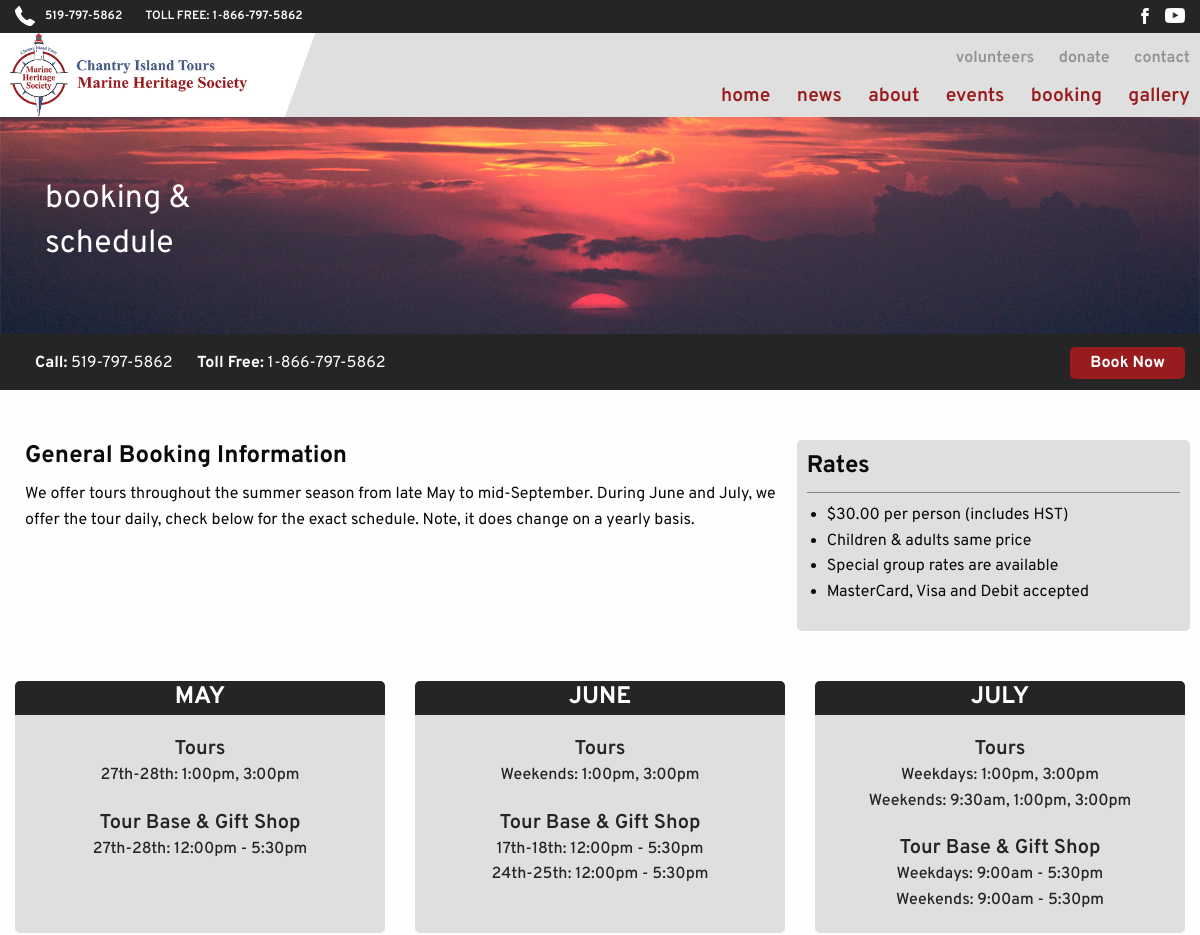
/booking.php (upper part), run on an earlier commit of the app's database.
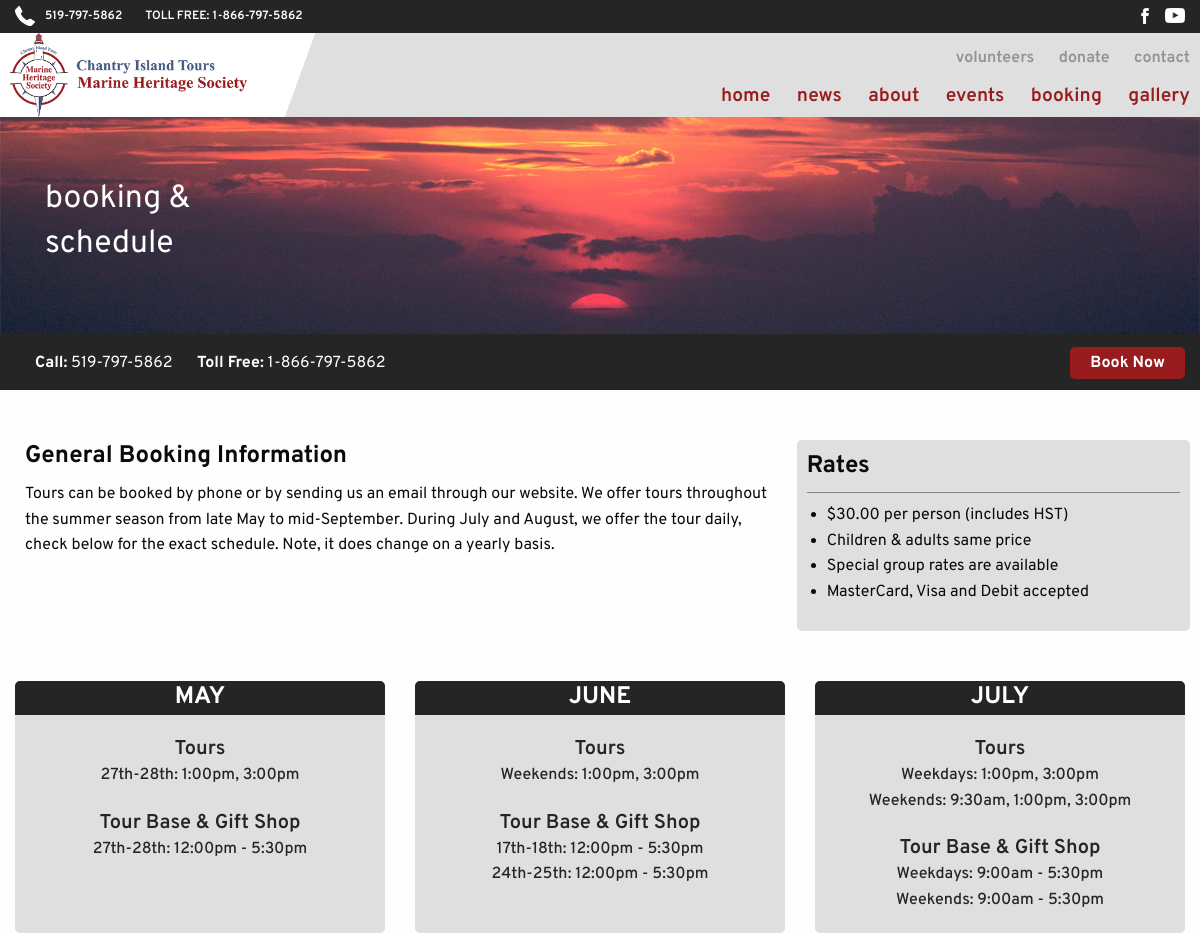
And on a later commit of the database.
### tables this page shows
CREATE TABLE tbl_bookInfo (
  bookInfo_id tinyint(3) UNSIGNED NOT NULL,
  bookInfo_desc text NOT NULL
);

### admin/phpscripts/read.php (called while the page is built, shortened)
<?php
	function getAll($tbl) {
		include('connect.php');
		$queryAll = "SELECT * FROM {$tbl}";
		$runAll = mysqli_query($link, $queryAll);
		if($runAll){
			return $runAll;
		}else{
			$error =  "There was an error accessing this information.  Please contact your admin.";
			return $error;
		}
	}
?>

### booking.php (the view, shortened to what this page needs)
<?php
	$tbl_bookInfo = "tbl_bookInfo";
	$getBookInfo = getAll($tbl_bookInfo);
	$tbl_rates = "tbl_rates";
	$getRates = getAll($tbl_rates);
	$tbl_hours = "tbl_hours";
	$getHours = getAll($tbl_hours);
?>
<?php
include_once("layout/header.php");
?>
<div id="bookingHeaderImg">
	<div class="row">
		<div class="small-12 columns">
			<h2 class="heading whiteTxt">booking &amp; <br>schedule</h2>
		</div>
	</div>
</div>
<div id="bookingHeaderInfo">
	<div class="row">
		<div id="bookingHeaderPhone" class="small-12 columns">
			<h3><span>Call:</span> <a href="tel:519-797-5862" id="bookingPhone">519-797-5862</a></h3>
			<h3><span>Toll Free:</span> <a href="tel:1-866-797-5862" id="bookingPhone">1-866-797-5862</a></h3>
			<div id="emailButCon">
				<a id="emailBut" href="contact.php">Book Now</a>
			</div>
		</div>
	</div>
</div>
<div class="row" id="generalBookingInfo">
	<div class="small-12 medium-8 columns">
		<h2 class="heading">General Booking Information</h2>
		<?php
			if(!is_string($getBookInfo)){
				while($row = mysqli_fetch_array($getBookInfo)){
					echo "<p class=\"paragraph\">{$row['bookInfo_desc']}</p>";
				}
			}else{
				echo "<p>{$getBookInfo}</p>";
			}
		?>
	</div>
	<div class="small-12 medium-4 columns" id="bookingRates">
	<h3 class="heading">Rates</h3>
		<div id="ratesInfo">
				<?php
					if(!is_string($getRates)){
						while($row = mysqli_fetch_array($getRates)){
							echo "<ul>";
							echo "<li>&#36;{$row['rates_info']} per person (includes HST)</li>";
							echo "<li>Children &amp; adults same price</li>";
							echo "<li>Special group rates are available</li>";
							echo "<li>MasterCard, Visa and Debit accepted</li>";
							echo "</ul>";
						}
					}else{
						echo "<p>{$getRates}</p>";
					}
				?>
		</div>
	</div>
</div>
<div class="row" data-equalizer>
	<?php
		if(!is_string($getHours)){
			while($row = mysqli_fetch_array($getHours)){
				echo "<div class=\"monthCardCon small-12 medium-6 large-4 columns end\">";
				echo "<div class=\"monthCard\" data-equalizer-watch>";
				echo "<h2 class=\"heading whiteTxt\">{$row['hours_month']}</h2>";
				echo "<h3>Tours</h3>";
				echo "<p>{$row['hours_tours_1']}</p>";
				echo "<p>{$row['hours_tours_2']}</p>";
				echo "<h3>Tour Base &amp; Gift Shop </h3>";
				echo "<p>{$row['hours_shop_1']}</p>";
				echo "<p>{$row['hours_shop_2']}</p>";
				echo "</div>";
				echo "</div>";
			}
		}else{
			echo "<p>{$getHours}</p>";
		}
	?>
</div>
<?php
	include("layout/footer.php");
?>

What changed in the data, as far as the page shows it:
changed tbl_bookinfo: bookInfo_desc "We offer tours throughout the summer season from late May to mid-September. During June and July, we offer the tour…" → "Tours can be booked by phone or by sending us an email through our website. We offer tours throughout the summer season from late May to mid-September. During July and August, we offer the tour…"
